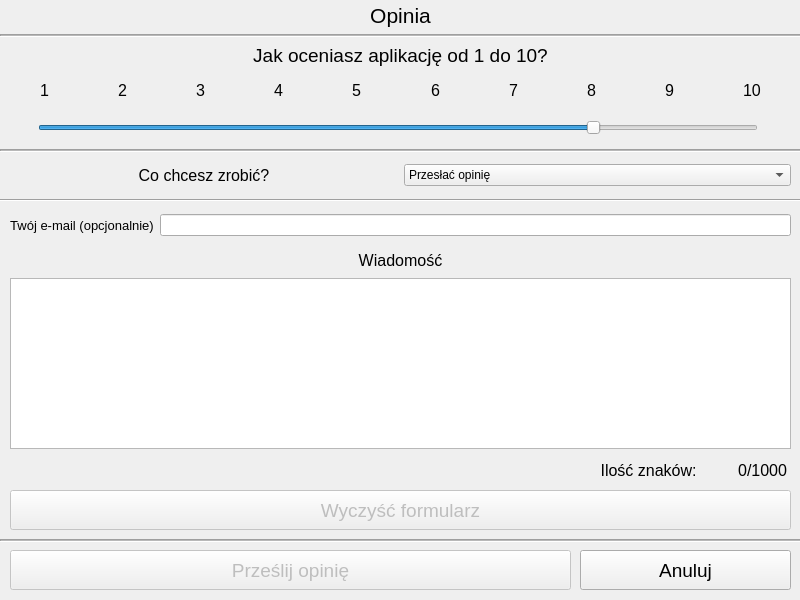
<?xml version="1.0" encoding="UTF-8"?>
<ui version="4.0">
 <class>Opinion</class>
 <widget class="QDialog" name="Opinion">
  <property name="geometry">
   <rect>
    <x>0</x>
    <y>0</y>
    <width>800</width>
    <height>600</height>
   </rect>
  </property>
  <property name="windowTitle">
   <string>Prześlij opinię</string>
  </property>
  <property name="windowIcon">
   <iconset resource="../../resources.qrc">
    <normaloff>:/icons/Resources/Icons/info.png</normaloff>:/icons/Resources/Icons/info.png</iconset>
  </property>
  <widget class="QLabel" name="label">
   <property name="geometry">
    <rect>
     <x>10</x>
     <y>0</y>
     <width>781</width>
     <height>31</height>
    </rect>
   </property>
   <property name="font">
    <font>
     <pointsize>16</pointsize>
    </font>
   </property>
   <property name="text">
    <string>Opinia</string>
   </property>
   <property name="alignment">
    <set>Qt::AlignCenter</set>
   </property>
  </widget>
  <widget class="Line" name="line">
   <property name="geometry">
    <rect>
     <x>0</x>
     <y>25</y>
     <width>801</width>
     <height>20</height>
    </rect>
   </property>
   <property name="midLineWidth">
    <number>1</number>
   </property>
   <property name="orientation">
    <enum>Qt::Horizontal</enum>
   </property>
  </widget>
  <widget class="QLabel" name="label_2">
   <property name="geometry">
    <rect>
     <x>10</x>
     <y>40</y>
     <width>781</width>
     <height>31</height>
    </rect>
   </property>
   <property name="font">
    <font>
     <pointsize>14</pointsize>
    </font>
   </property>
   <property name="text">
    <string>Jak oceniasz aplikację od 1 do 10?</string>
   </property>
   <property name="alignment">
    <set>Qt::AlignCenter</set>
   </property>
  </widget>
  <widget class="QSlider" name="Opinion_Mark">
   <property name="geometry">
    <rect>
     <x>38</x>
     <y>117</y>
     <width>720</width>
     <height>22</height>
    </rect>
   </property>
   <property name="minimum">
    <number>1</number>
   </property>
   <property name="maximum">
    <number>10</number>
   </property>
   <property name="pageStep">
    <number>1</number>
   </property>
   <property name="value">
    <number>8</number>
   </property>
   <property name="orientation">
    <enum>Qt::Horizontal</enum>
   </property>
  </widget>
  <widget class="QWidget" name="horizontalLayoutWidget">
   <property name="geometry">
    <rect>
     <x>40</x>
     <y>75</y>
     <width>721</width>
     <height>31</height>
    </rect>
   </property>
   <layout class="QHBoxLayout" name="horizontalLayout">
    <item>
     <widget class="QLabel" name="label_3">
      <property name="font">
       <font>
        <pointsize>12</pointsize>
       </font>
      </property>
      <property name="text">
       <string notr="true">1</string>
      </property>
     </widget>
    </item>
    <item>
     <spacer name="horizontalSpacer_2">
      <property name="orientation">
       <enum>Qt::Horizontal</enum>
      </property>
      <property name="sizeHint" stdset="0">
       <size>
        <width>40</width>
        <height>20</height>
       </size>
      </property>
     </spacer>
    </item>
    <item>
     <widget class="QLabel" name="label_4">
      <property name="font">
       <font>
        <pointsize>12</pointsize>
       </font>
      </property>
      <property name="text">
       <string notr="true">2</string>
      </property>
     </widget>
    </item>
    <item>
     <spacer name="horizontalSpacer_3">
      <property name="orientation">
       <enum>Qt::Horizontal</enum>
      </property>
      <property name="sizeHint" stdset="0">
       <size>
        <width>40</width>
        <height>20</height>
       </size>
      </property>
     </spacer>
    </item>
    <item>
     <widget class="QLabel" name="label_5">
      <property name="font">
       <font>
        <pointsize>12</pointsize>
       </font>
      </property>
      <property name="text">
       <string notr="true">3</string>
      </property>
     </widget>
    </item>
    <item>
     <spacer name="horizontalSpacer_4">
      <property name="orientation">
       <enum>Qt::Horizontal</enum>
      </property>
      <property name="sizeHint" stdset="0">
       <size>
        <width>40</width>
        <height>20</height>
       </size>
      </property>
     </spacer>
    </item>
    <item>
     <widget class="QLabel" name="label_6">
      <property name="font">
       <font>
        <pointsize>12</pointsize>
       </font>
      </property>
      <property name="text">
       <string notr="true">4</string>
      </property>
     </widget>
    </item>
    <item>
     <spacer name="horizontalSpacer_5">
      <property name="orientation">
       <enum>Qt::Horizontal</enum>
      </property>
      <property name="sizeHint" stdset="0">
       <size>
        <width>40</width>
        <height>20</height>
       </size>
      </property>
     </spacer>
    </item>
    <item>
     <widget class="QLabel" name="label_7">
      <property name="font">
       <font>
        <pointsize>12</pointsize>
       </font>
      </property>
      <property name="text">
       <string notr="true">5</string>
      </property>
     </widget>
    </item>
    <item>
     <spacer name="horizontalSpacer_6">
      <property name="orientation">
       <enum>Qt::Horizontal</enum>
      </property>
      <property name="sizeHint" stdset="0">
       <size>
        <width>40</width>
        <height>20</height>
       </size>
      </property>
     </spacer>
    </item>
    <item>
     <widget class="QLabel" name="label_8">
      <property name="font">
       <font>
        <pointsize>12</pointsize>
       </font>
      </property>
      <property name="text">
       <string notr="true">6</string>
      </property>
     </widget>
    </item>
    <item>
     <spacer name="horizontalSpacer_7">
      <property name="orientation">
       <enum>Qt::Horizontal</enum>
      </property>
      <property name="sizeHint" stdset="0">
       <size>
        <width>40</width>
        <height>20</height>
       </size>
      </property>
     </spacer>
    </item>
    <item>
     <widget class="QLabel" name="label_9">
      <property name="font">
       <font>
        <pointsize>12</pointsize>
       </font>
      </property>
      <property name="text">
       <string notr="true">7</string>
      </property>
     </widget>
    </item>
    <item>
     <spacer name="horizontalSpacer_8">
      <property name="orientation">
       <enum>Qt::Horizontal</enum>
      </property>
      <property name="sizeHint" stdset="0">
       <size>
        <width>40</width>
        <height>20</height>
       </size>
      </property>
     </spacer>
    </item>
    <item>
     <widget class="QLabel" name="label_10">
      <property name="font">
       <font>
        <pointsize>12</pointsize>
       </font>
      </property>
      <property name="text">
       <string notr="true">8</string>
      </property>
     </widget>
    </item>
    <item>
     <spacer name="horizontalSpacer_9">
      <property name="orientation">
       <enum>Qt::Horizontal</enum>
      </property>
      <property name="sizeHint" stdset="0">
       <size>
        <width>40</width>
        <height>20</height>
       </size>
      </property>
     </spacer>
    </item>
    <item>
     <widget class="QLabel" name="label_11">
      <property name="font">
       <font>
        <pointsize>12</pointsize>
       </font>
      </property>
      <property name="text">
       <string notr="true">9</string>
      </property>
     </widget>
    </item>
    <item>
     <spacer name="horizontalSpacer_10">
      <property name="orientation">
       <enum>Qt::Horizontal</enum>
      </property>
      <property name="sizeHint" stdset="0">
       <size>
        <width>40</width>
        <height>20</height>
       </size>
      </property>
     </spacer>
    </item>
    <item>
     <widget class="QLabel" name="label_12">
      <property name="font">
       <font>
        <pointsize>12</pointsize>
       </font>
      </property>
      <property name="text">
       <string notr="true">10</string>
      </property>
     </widget>
    </item>
   </layout>
  </widget>
  <widget class="Line" name="line_2">
   <property name="geometry">
    <rect>
     <x>0</x>
     <y>140</y>
     <width>801</width>
     <height>20</height>
    </rect>
   </property>
   <property name="midLineWidth">
    <number>1</number>
   </property>
   <property name="orientation">
    <enum>Qt::Horizontal</enum>
   </property>
  </widget>
  <widget class="QPushButton" name="Opinion_SendButton">
   <property name="enabled">
    <bool>false</bool>
   </property>
   <property name="geometry">
    <rect>
     <x>10</x>
     <y>550</y>
     <width>561</width>
     <height>40</height>
    </rect>
   </property>
   <property name="font">
    <font>
     <pointsize>14</pointsize>
    </font>
   </property>
   <property name="text">
    <string>Prześlij opinię</string>
   </property>
   <property name="icon">
    <iconset resource="../../resources.qrc">
     <normaloff>:/icons/Resources/Icons/accept.png</normaloff>:/icons/Resources/Icons/accept.png</iconset>
   </property>
   <property name="iconSize">
    <size>
     <width>32</width>
     <height>32</height>
    </size>
   </property>
  </widget>
  <widget class="QWidget" name="horizontalLayoutWidget_2">
   <property name="geometry">
    <rect>
     <x>10</x>
     <y>160</y>
     <width>781</width>
     <height>31</height>
    </rect>
   </property>
   <layout class="QHBoxLayout" name="horizontalLayout_2">
    <item>
     <widget class="QLabel" name="label_13">
      <property name="font">
       <font>
        <pointsize>12</pointsize>
       </font>
      </property>
      <property name="text">
       <string>Co chcesz zrobić?</string>
      </property>
      <property name="alignment">
       <set>Qt::AlignCenter</set>
      </property>
     </widget>
    </item>
    <item>
     <widget class="QComboBox" name="Opinion_Type">
      <item>
       <property name="text">
        <string>Przesłać opinię</string>
       </property>
      </item>
      <item>
       <property name="text">
        <string>Zgłosić błąd</string>
       </property>
      </item>
      <item>
       <property name="text">
        <string>Zgłosić pomysł na funkcjonalność</string>
       </property>
      </item>
      <item>
       <property name="text">
        <string>Zgłosić chęć przetłumaczenia aplikacji</string>
       </property>
      </item>
     </widget>
    </item>
   </layout>
  </widget>
  <widget class="Line" name="line_3">
   <property name="geometry">
    <rect>
     <x>0</x>
     <y>190</y>
     <width>801</width>
     <height>20</height>
    </rect>
   </property>
   <property name="orientation">
    <enum>Qt::Horizontal</enum>
   </property>
  </widget>
  <widget class="QWidget" name="horizontalLayoutWidget_3">
   <property name="geometry">
    <rect>
     <x>10</x>
     <y>210</y>
     <width>781</width>
     <height>31</height>
    </rect>
   </property>
   <layout class="QHBoxLayout" name="horizontalLayout_3">
    <item>
     <widget class="QLabel" name="label_14">
      <property name="font">
       <font>
        <pointsize>10</pointsize>
       </font>
      </property>
      <property name="text">
       <string>Twój e-mail (opcjonalnie)</string>
      </property>
      <property name="alignment">
       <set>Qt::AlignCenter</set>
      </property>
     </widget>
    </item>
    <item>
     <widget class="QLineEdit" name="Opinion_Email">
      <property name="maxLength">
       <number>100</number>
      </property>
      <property name="alignment">
       <set>Qt::AlignCenter</set>
      </property>
      <property name="clearButtonEnabled">
       <bool>true</bool>
      </property>
     </widget>
    </item>
   </layout>
  </widget>
  <widget class="QPushButton" name="Opinion_CancelButton">
   <property name="geometry">
    <rect>
     <x>580</x>
     <y>550</y>
     <width>211</width>
     <height>40</height>
    </rect>
   </property>
   <property name="font">
    <font>
     <pointsize>14</pointsize>
    </font>
   </property>
   <property name="text">
    <string>Anuluj</string>
   </property>
   <property name="icon">
    <iconset resource="../../resources.qrc">
     <normaloff>:/icons/Resources/Icons/cancel.png</normaloff>:/icons/Resources/Icons/cancel.png</iconset>
   </property>
   <property name="iconSize">
    <size>
     <width>32</width>
     <height>32</height>
    </size>
   </property>
  </widget>
  <widget class="Line" name="line_4">
   <property name="geometry">
    <rect>
     <x>0</x>
     <y>530</y>
     <width>801</width>
     <height>20</height>
    </rect>
   </property>
   <property name="midLineWidth">
    <number>1</number>
   </property>
   <property name="orientation">
    <enum>Qt::Horizontal</enum>
   </property>
  </widget>
  <widget class="QLabel" name="label_15">
   <property name="geometry">
    <rect>
     <x>10</x>
     <y>247</y>
     <width>781</width>
     <height>26</height>
    </rect>
   </property>
   <property name="font">
    <font>
     <pointsize>12</pointsize>
    </font>
   </property>
   <property name="text">
    <string>Wiadomość</string>
   </property>
   <property name="alignment">
    <set>Qt::AlignCenter</set>
   </property>
  </widget>
  <widget class="QPlainTextEdit" name="Opinion_Text">
   <property name="geometry">
    <rect>
     <x>10</x>
     <y>278</y>
     <width>781</width>
     <height>171</height>
    </rect>
   </property>
  </widget>
  <widget class="QLabel" name="Opinion_CharLimit">
   <property name="geometry">
    <rect>
     <x>706</x>
     <y>453</y>
     <width>81</width>
     <height>34</height>
    </rect>
   </property>
   <property name="font">
    <font>
     <pointsize>12</pointsize>
    </font>
   </property>
   <property name="text">
    <string notr="true">0/1000</string>
   </property>
   <property name="alignment">
    <set>Qt::AlignRight|Qt::AlignTrailing|Qt::AlignVCenter</set>
   </property>
  </widget>
  <widget class="QPushButton" name="Opinion_ClearButton">
   <property name="enabled">
    <bool>false</bool>
   </property>
   <property name="geometry">
    <rect>
     <x>10</x>
     <y>490</y>
     <width>781</width>
     <height>40</height>
    </rect>
   </property>
   <property name="font">
    <font>
     <pointsize>14</pointsize>
    </font>
   </property>
   <property name="text">
    <string>Wyczyść formularz</string>
   </property>
   <property name="icon">
    <iconset resource="../../resources.qrc">
     <normaloff>:/icons/Resources/Icons/cancel.png</normaloff>:/icons/Resources/Icons/cancel.png</iconset>
   </property>
   <property name="iconSize">
    <size>
     <width>32</width>
     <height>32</height>
    </size>
   </property>
  </widget>
  <widget class="QLabel" name="Opinion_CharLimit_2">
   <property name="geometry">
    <rect>
     <x>20</x>
     <y>453</y>
     <width>681</width>
     <height>34</height>
    </rect>
   </property>
   <property name="font">
    <font>
     <pointsize>12</pointsize>
    </font>
   </property>
   <property name="text">
    <string>Ilość znaków: </string>
   </property>
   <property name="alignment">
    <set>Qt::AlignRight|Qt::AlignTrailing|Qt::AlignVCenter</set>
   </property>
  </widget>
 </widget>
 <resources>
  <include location="../../resources.qrc"/>
 </resources>
 <connections/>
</ui>
